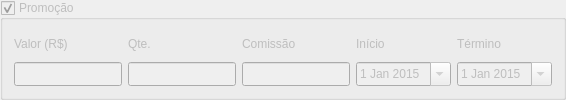
             <widget class="QGroupBox" name="groupBox">
              <property name="enabled">
               <bool>false</bool>
              </property>
              <property name="sizePolicy">
               <sizepolicy hsizetype="Preferred" vsizetype="Preferred">
                <horstretch>0</horstretch>
                <verstretch>0</verstretch>
               </sizepolicy>
              </property>
              <property name="maximumSize">
               <size>
                <width>16777215</width>
                <height>16777215</height>
               </size>
              </property>
              <property name="toolTip">
               <string>&lt;html&gt;&lt;head/&gt;&lt;body&gt;&lt;p&gt;Indisponível nesta versão!&lt;/p&gt;&lt;/body&gt;&lt;/html&gt;</string>
              </property>
              <property name="title">
               <string>Promoção</string>
              </property>
              <property name="checkable">
               <bool>true</bool>
              </property>
              <layout class="QGridLayout" name="gridLayout_2">
               <item row="0" column="1">
                <widget class="QLabel" name="label_23">
                 <property name="sizePolicy">
                  <sizepolicy hsizetype="Preferred" vsizetype="Preferred">
                   <horstretch>0</horstretch>
                   <verstretch>0</verstretch>
                  </sizepolicy>
                 </property>
                 <property name="maximumSize">
                  <size>
                   <width>16777215</width>
                   <height>16777215</height>
                  </size>
                 </property>
                 <property name="text">
                  <string>Qte.</string>
                 </property>
                 <property name="buddy">
                  <cstring>lineEditPromoQte</cstring>
                 </property>
                </widget>
               </item>
               <item row="0" column="2">
                <widget class="QLabel" name="label_24">
                 <property name="sizePolicy">
                  <sizepolicy hsizetype="Preferred" vsizetype="Preferred">
                   <horstretch>0</horstretch>
                   <verstretch>0</verstretch>
                  </sizepolicy>
                 </property>
                 <property name="maximumSize">
                  <size>
                   <width>16777215</width>
                   <height>16777215</height>
                  </size>
                 </property>
                 <property name="text">
                  <string>Comissão</string>
                 </property>
                 <property name="buddy">
                  <cstring>lineEditPromoComissao</cstring>
                 </property>
                </widget>
               </item>
               <item row="0" column="4">
                <widget class="QLabel" name="label_25">
                 <property name="sizePolicy">
                  <sizepolicy hsizetype="Preferred" vsizetype="Preferred">
                   <horstretch>0</horstretch>
                   <verstretch>0</verstretch>
                  </sizepolicy>
                 </property>
                 <property name="maximumSize">
                  <size>
                   <width>16777215</width>
                   <height>16777215</height>
                  </size>
                 </property>
                 <property name="text">
                  <string>Início</string>
                 </property>
                 <property name="buddy">
                  <cstring>dateEditPromoInicio</cstring>
                 </property>
                </widget>
               </item>
               <item row="0" column="0">
                <widget class="QLabel" name="label_22">
                 <property name="sizePolicy">
                  <sizepolicy hsizetype="Preferred" vsizetype="Preferred">
                   <horstretch>0</horstretch>
                   <verstretch>0</verstretch>
                  </sizepolicy>
                 </property>
                 <property name="maximumSize">
                  <size>
                   <width>16777215</width>
                   <height>16777215</height>
                  </size>
                 </property>
                 <property name="text">
                  <string>Valor (R$)</string>
                 </property>
                 <property name="buddy">
                  <cstring>lineEditPromoValor</cstring>
                 </property>
                </widget>
               </item>
               <item row="0" column="5">
                <widget class="QLabel" name="label_26">
                 <property name="sizePolicy">
                  <sizepolicy hsizetype="Preferred" vsizetype="Preferred">
                   <horstretch>0</horstretch>
                   <verstretch>0</verstretch>
                  </sizepolicy>
                 </property>
                 <property name="maximumSize">
                  <size>
                   <width>16777215</width>
                   <height>16777215</height>
                  </size>
                 </property>
                 <property name="text">
                  <string>Término</string>
                 </property>
                 <property name="buddy">
                  <cstring>dateEditPromoFim</cstring>
                 </property>
                </widget>
               </item>
               <item row="1" column="2">
                <widget class="QLineEdit" name="lineEditPromoComissao">
                 <property name="sizePolicy">
                  <sizepolicy hsizetype="Preferred" vsizetype="Preferred">
                   <horstretch>0</horstretch>
                   <verstretch>0</verstretch>
                  </sizepolicy>
                 </property>
                 <property name="maximumSize">
                  <size>
                   <width>16777215</width>
                   <height>16777215</height>
                  </size>
                 </property>
                </widget>
               </item>
               <item row="1" column="5">
                <widget class="QDateEdit" name="dateEditPromoFim">
                 <property name="sizePolicy">
                  <sizepolicy hsizetype="Preferred" vsizetype="Preferred">
                   <horstretch>0</horstretch>
                   <verstretch>0</verstretch>
                  </sizepolicy>
                 </property>
                 <property name="maximumSize">
                  <size>
                   <width>16777215</width>
                   <height>16777215</height>
                  </size>
                 </property>
                 <property name="dateTime">
                  <datetime>
                   <hour>0</hour>
                   <minute>0</minute>
                   <second>0</second>
                   <year>2015</year>
                   <month>1</month>
                   <day>1</day>
                  </datetime>
                 </property>
                 <property name="calendarPopup">
                  <bool>true</bool>
                 </property>
                </widget>
               </item>
               <item row="1" column="1">
                <widget class="QLineEdit" name="lineEditPromoQte">
                 <property name="sizePolicy">
                  <sizepolicy hsizetype="Preferred" vsizetype="Preferred">
                   <horstretch>0</horstretch>
                   <verstretch>0</verstretch>
                  </sizepolicy>
                 </property>
                 <property name="maximumSize">
                  <size>
                   <width>16777215</width>
                   <height>16777215</height>
                  </size>
                 </property>
                </widget>
               </item>
               <item row="1" column="4">
                <widget class="QDateEdit" name="dateEditPromoInicio">
                 <property name="sizePolicy">
                  <sizepolicy hsizetype="Preferred" vsizetype="Preferred">
                   <horstretch>0</horstretch>
                   <verstretch>0</verstretch>
                  </sizepolicy>
                 </property>
                 <property name="maximumSize">
                  <size>
                   <width>16777215</width>
                   <height>16777215</height>
                  </size>
                 </property>
                 <property name="dateTime">
                  <datetime>
                   <hour>0</hour>
                   <minute>0</minute>
                   <second>0</second>
                   <year>2015</year>
                   <month>1</month>
                   <day>1</day>
                  </datetime>
                 </property>
                 <property name="calendarPopup">
                  <bool>true</bool>
                 </property>
                </widget>
               </item>
               <item row="1" column="0">
                <widget class="LineEditDecimal" name="lineEditPromoValor">
                 <property name="sizePolicy">
                  <sizepolicy hsizetype="Preferred" vsizetype="Preferred">
                   <horstretch>0</horstretch>
                   <verstretch>0</verstretch>
                  </sizepolicy>
                 </property>
                 <property name="maximumSize">
                  <size>
                   <width>16777215</width>
                   <height>16777215</height>
                  </size>
                 </property>
                </widget>
               </item>
              </layout>
             </widget>
